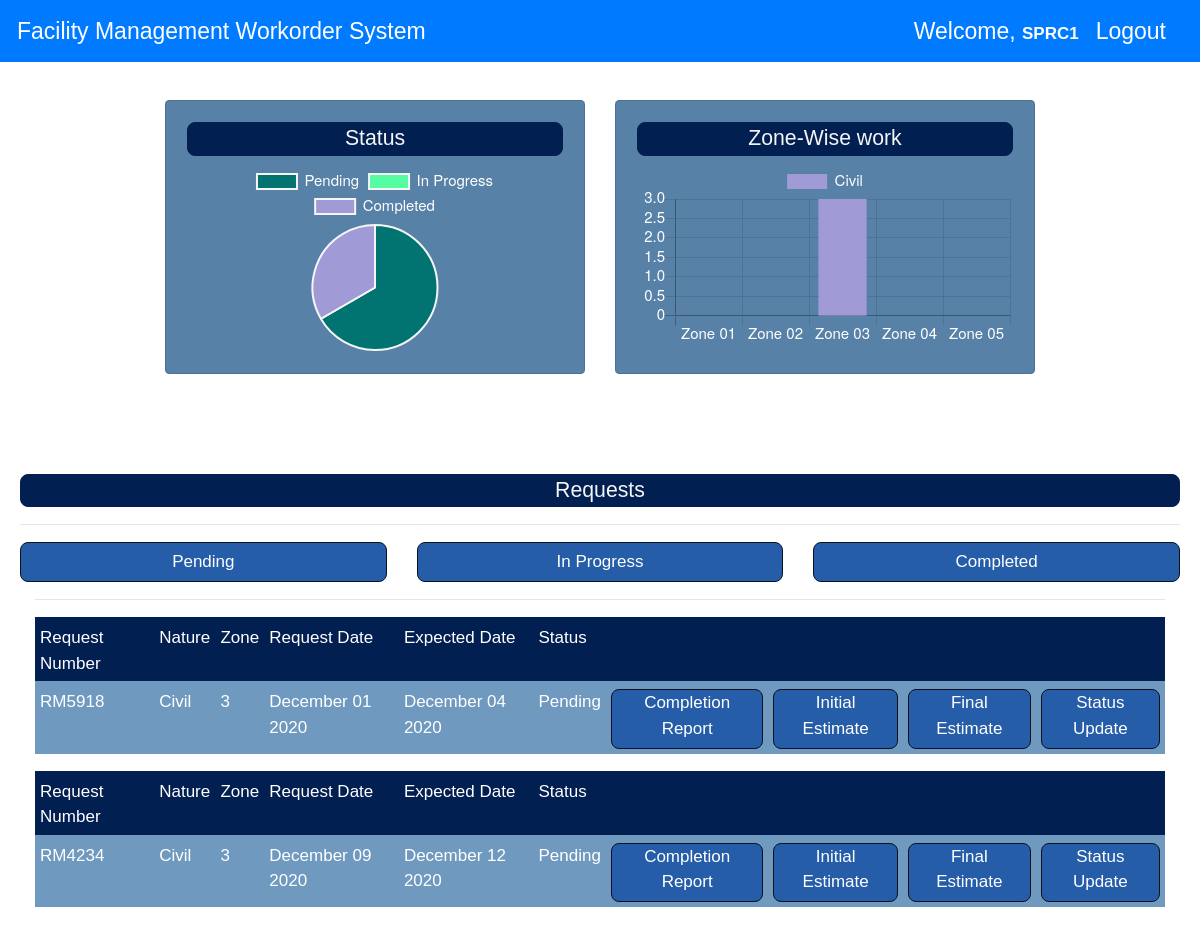
The page /dashboard-super/ (signed in) on the database its author committed.
### reqtracker/models.py (models this page shows, shortened)
class MainRequest(models.Model):
    def create_request_no():
        z = 'RM'+''.join(sample("0123456789", 4))
        return z
    user = CurrentUserField()
    Request_Number = models.CharField(default=create_request_no(), unique=True, max_length=100)
    Maintenance = models.CharField(default='Corrective Maintenance', max_length=100)
    Maintenance_Type = models.CharField(choices=TYPE_MAIN, max_length=200)
    Nature_Civil = models.CharField(choices=NATURE_CIVIL, max_length=200,  null=True, blank=True)
    Nature_MEP = models.CharField(choices=NATURE_MEP, max_length=200, null=True, blank=True)
    Type_Nature = models.CharField(choices=TYPE, max_length=200)
    Zone = models.CharField(max_length=200)
    Flat = models.CharField(max_length=200)
    Building = models.CharField(max_length=200)
    Floor = models.CharField(max_length=200)
    Complaint_Details = models.TextField(max_length=200)
    date_created = models.DateTimeField(default=datetime.datetime.today(),editable=False)
    status = models.CharField(choices=STATUS,default='Pending', max_length=20)
    expected_date_n = models.DateTimeField(default=datetime.datetime.today() + datetime.timedelta(days=10),editable=False)
    expected_date_u = models.DateTimeField(default=datetime.datetime.today() + datetime.timedelta(days=1),editable=False)
    expected_date_i = models.DateTimeField(default=datetime.datetime.today() + datetime.timedelta(days=3),editable=False)
    expected_date_o = models.DateTimeField(default=datetime.datetime.today() + datetime.timedelta(days=10),editable=False)

### reqtracker/views.py (the view, shortened to what this page needs)
# urls.py: path('dashboard-super/',views.view_dash_super,name='dashboard-super'),
@login_required
def view_dash_super(request):
    labels = ['Pending','In Progress','Completed']
    if request.user.username == "SPRC1":
        req = MainRequest.objects.filter(Maintenance_Type='Civil',Zone__in=['1','2','3','4','5'])
        queryset = MainRequest.objects.filter(Maintenance_Type='Civil',Zone__in=['1','2','3','4','5'],status='Pending')
        queryset1 = MainRequest.objects.filter(Maintenance_Type='Civil',Zone__in=['1','2','3','4','5'],status='In Progress')
        queryset2 = MainRequest.objects.filter(Maintenance_Type='Civil',Zone__in=['1','2','3','4','5'],status='Completed')
        z1 = MainRequest.objects.filter(Maintenance_Type='Civil', Zone='1').count()
        z2 = MainRequest.objects.filter(Maintenance_Type='Civil', Zone='2').count()
        z3 = MainRequest.objects.filter(Maintenance_Type='Civil', Zone='3').count()
        z4 = MainRequest.objects.filter(Maintenance_Type='Civil', Zone='4').count()
        z5 = MainRequest.objects.filter(Maintenance_Type='Civil', Zone='5').count()
        data = [queryset.count(),queryset1.count(),queryset2.count()]
        data2 = [z1,z2,z3,z4,z5]
        t = ['Civil']
        labels2 = ["Zone 01", "Zone 02", "Zone 03",'Zone 04','Zone 05']
        return render(request,'reqtracker/dashboard-super.html',{
            'req':req,
            'labels':labels,
            'data':data,
            'data2':data2,
            'labels2':labels2,
            't':t,
            'queryset':queryset,
            'queryset1':queryset1,
            'queryset2':queryset2
            })

### reqtracker/templates/reqtracker/dashboard-super.html (shortened to what this page needs)
{% extends 'reqtracker/dashboard.html' %}
{% block content %}
<head>
</head>
<div class="container" style="width: 75%;padding-top: 100px;">
    <div class="row">
      <div class="col-md-6">
        <div class="card card-body">
          <h5>Status</h5>
          <canvas id="pie-chart"></canvas>
        </div>
      </div>
      <div class="col-md-6">
        <div class="card card-body">
          <h5>Zone-Wise work</h5>
          <canvas id="bar-chart"></canvas>
        </div>
      </div>
    </div>
</div>
<div class="user-cont" style='padding: 100px 20px 20px 20px;'>
    <h5>Requests</h5>
    <hr>
      <div class="row">
          <div class="col-md-4">
          <button
              id='p'
              class="btn btn-dark btn-block"
              >Pending
          </button>
          </div>
          <div class="col-md-4">
          <button
              id='inp'
              class="btn btn-dark btn-block"
              >In Progress
          </button>
          </div>
          <div class="col-md-4">
          <button
              id='c'
              class="btn btn-dark btn-block"
              >Completed
          </button>
          </div>
      </div>
  <div class="row"  style="margin-right: 0px; margin-left: 0px;" id='p1'>
    <div class="col-md-12">
      <hr/>
        {% for o in queryset %}
        <table class="table table-sm">
          <tr id='headings'>
            <th>Request Number</th>
            <th>Nature</th>
            <th>Zone</th>
            <th>Request Date</th>
            <th>Expected Date</th>
            <th>Status</th>
            <th></th>
            <th></th>
            <th></th>
            <th></th>
          </tr>
          <tr id='values'>
            <td>{{o.Request_Number}}</td>
            <td>{{o.Maintenance_Type}}</td>
            <td>{{o.Zone}}</td>
            <td>{{o.date_created | date:"F d Y"}}</td>
            {% if o.Type_Nature == 'Normal' %}
            <td>{{o.expected_date_n | date:"F d Y"}}</td>
            {% elif o.Type_Nature == 'Urgent' %}
            <td>{{o.expected_date_u | date:"F d Y"}}</td>
            {% elif o.Type_Nature == 'Emergency' %}
            <td>{{o.expected_date_i | date:"F d Y"}}</td>
            {% else %}
            <td>{{o.expected_date_o | date:"F d Y"}}</td>
            {% endif %}
            <td>{{o.status}}</td>
            <td style='text-align:center;'><a href="/{{o.Request_Number}}/completion_report/" class="btn btn-xs" style='color:white;padding-top: 0px;'>Completion Report</a></td>
            <td style='text-align:center;'><a href="/initial/{{o.Request_Number}}/estimation_report/" class="btn btn-xs" style='color:white;padding-top: 0px;'>Initial Estimate</a></td>
            <td style='text-align:center;'><a href="/final/{{o.Request_Number}}/estimation_report/" class="btn btn-xs" style='color:white;padding-top: 0px;'>Final Estimate</a></td></td>
            <td style='text-align:center;'><a href="/update_status/{{o.id}}" class="btn btn-xs" style='color:white;padding-top: 0px;'>Status Update</a></td>
          </tr>
        </table>
        {% endfor %}
    </div>
  </div>
</div>
<script src="https://cdn.jsdelivr.net/npm/chart.js@2.8.0"></script><script>
    var ctx = document.getElementById('pie-chart').getContext('2d');
    var chart = new Chart(ctx, {
    // The type of chart we want to create
    type: 'pie',
    // The data for our dataset
    data: {
        labels: {{labels|safe}},
        datasets: [{
            label: 'Status',
            backgroundColor: ['#017371', '#56FCA2', '#A09BD7'],
            borderColor: '#F5F5F5',
            data: {{data|safe}}
        }]
    },
    // Configuration options go here
    options: {
      legend: {
          labels: {
            fontColor: "white",
            fontSize : 15
      }
    }}
    });
    var ctx1 = document.getElementById("bar-chart").getContext("2d");
    var data1 = {
    labels: {{labels2|safe}},
    datasets: [{
        label: {{t|safe}},
        backgroundColor: "#A09BD7",
        data: {{data2|safe}}
    }]
    };
    var myBarChart = new Chart(ctx1, {
    type: 'bar',
    data: data1,
    options: {
      legend: {
          labels: {
            fontColor: "white",
            fontSize : 15
      }
    },
        barValueSpacing: 20,
        scales: {
        yAxes: [{
            ticks: {
            fontColor: "white",
            fontSize: 15,
            min: 0,
            }
        }],
        xAxes: [{
            ticks: {
            fontColor: "white",
            fontSize: 15,
            min: 0,
            }
        }]
        }
    }
    });
    // On page loading of pending, in-p , completed and today's requests
    document.getElementById("c1").style.display = "none";
    document.getElementById("i1").style.display = "none";
  document.getElementById("p").addEventListener("click", function() {
    document.getElementById("p1").style.display = "flex";
    document.getElementById("i1").style.display = "none";
    document.getElementById("c1").style.display = "none";
  });
  document.getElementById("inp").addEventListener("click", function() {
    document.getElementById("p1").style.display = "none";
    document.getElementById("i1").style.display = "flex";
    document.getElementById("c1").style.display = "none";
  });
  document.getElementById("c").addEventListener("click", function() {
    document.getElementById("p1").style.display = "none";
    document.getElementById("i1").style.display = "none";
    document.getElementById("c1").style.display = "flex";
  });
</script>
{% endblock %}

### reqtracker/templates/reqtracker/dashboard.html (shortened to what this page needs)
{% load static %}
<!DOCTYPE html>
<html lang="en">
  <head>
    <link rel="stylesheet" href="{% static '/reqtracker/css/style.css' %}" />
    <link
      rel="stylesheet"
      href="https://stackpath.bootstrapcdn.com/bootstrap/4.5.2/css/bootstrap.min.css"
    />
    <link rel="stylesheet" href="https://cdnjs.cloudflare.com/ajax/libs/jquery-modal/0.9.1/jquery.modal.min.css"/>
    <link rel="stylesheet" href="https://cdnjs.cloudflare.com/ajax/libs/font-awesome/4.7.0/css/font-awesome.min.css">
  </head>
  <body>
    <nav class="navbar w-100 fixed-top navbar-dark bg-primary" id='nav-bar'>
      {% if request.user.username == "admin" %}
      <a class="navbar-brand" href="/dashboard-admin/" style='font-size: 25px;'>Facility Management Workorder System</a>
      {% elif request.user.username == 'SPRC1' or request.user.username == 'SPRC2' or request.user.username == 'SPRMEP1' or request.user.username == 'SPRMEP2' %}
      <a class="navbar-brand" href="/dashboard-super/">Facility Management Workorder System</a>
      {% else %}
      <a class="navbar-brand" href="/dashboard-user/">Facility Management Workorder System</a>
      {% endif %} {% if request.user.is_authenticated %}
      <a class="navbar-brand ml-auto" href="#"
        >Welcome, <span><strong>{{request.user.username}}</strong></span></a
      >
      <a class="navbar-brand" href="/logout/">Logout</a>
      {% else %}
      <a class="navbar-brand ml-auto" href="/login/">Login</a>
      {% endif %}
    </nav>
    {% block content %}
    {% endblock %}
  </body>
</html>

### reqtracker/static/reqtracker/css/style.css (style rules this page uses)
body { width: 100%; height: 100%; }
* { font-family: "Gill Sans", "Gill Sans MT", Calibri, sans-serif !important; }
body { background: #1F3B4D; }
.btn { background-color: #081220 !important; border-radius: 8px; }
.card { background-color:#343a40; }
tr { background-color:#00022E; color: white; }

### reqtracker/templates/reqtracker/dashboard.html (style rules this page uses)
* { font-family: Candara, Calibri, Segoe, "Segoe UI", Optima, Arial, sans-serif; font-weight: 500; font-variant: normal; font-size: 17px; }
body { background: white; }
.btn { background-color: #255da9!important; border-radius: 8px; border-color: #081220 !important; }
.card { background-color: #5881a7; }
#headings { background-color: #021f51; color: white; }
#values { background-color:#6f99bf; color: white; }
h5 { background-color:#021f51;color:whitesmoke;text-align:center;border: 1px solid #021f51; border-radius: 8px; padding-top: 3px; padding-bottom: 3px; }
.table td, .table th { border-top: 0px !important; padding-top: 8px; }
.navbar-brand { font-size: 23px !important; }

### rows shown on the page
MainRequest: Request_Number "RM5918", Maintenance_Type "Civil", Zone "3", date_created "December 01 2020", expected_date_i "December 04 2020", status "Pending"
MainRequest: Request_Number "RM4234", Maintenance_Type "Civil", Zone "3", date_created "December 09 2020", expected_date_i "December 12 2020", status "Pending"

### other values the page prints
{{ request.user.username }} "SPRC1"
chart data {{ labels|safe }} ['Pending', 'In Progress', 'Completed']
chart data {{ data|safe }} [2, 0, 1]
chart data {{ t|safe }} ['Civil']
